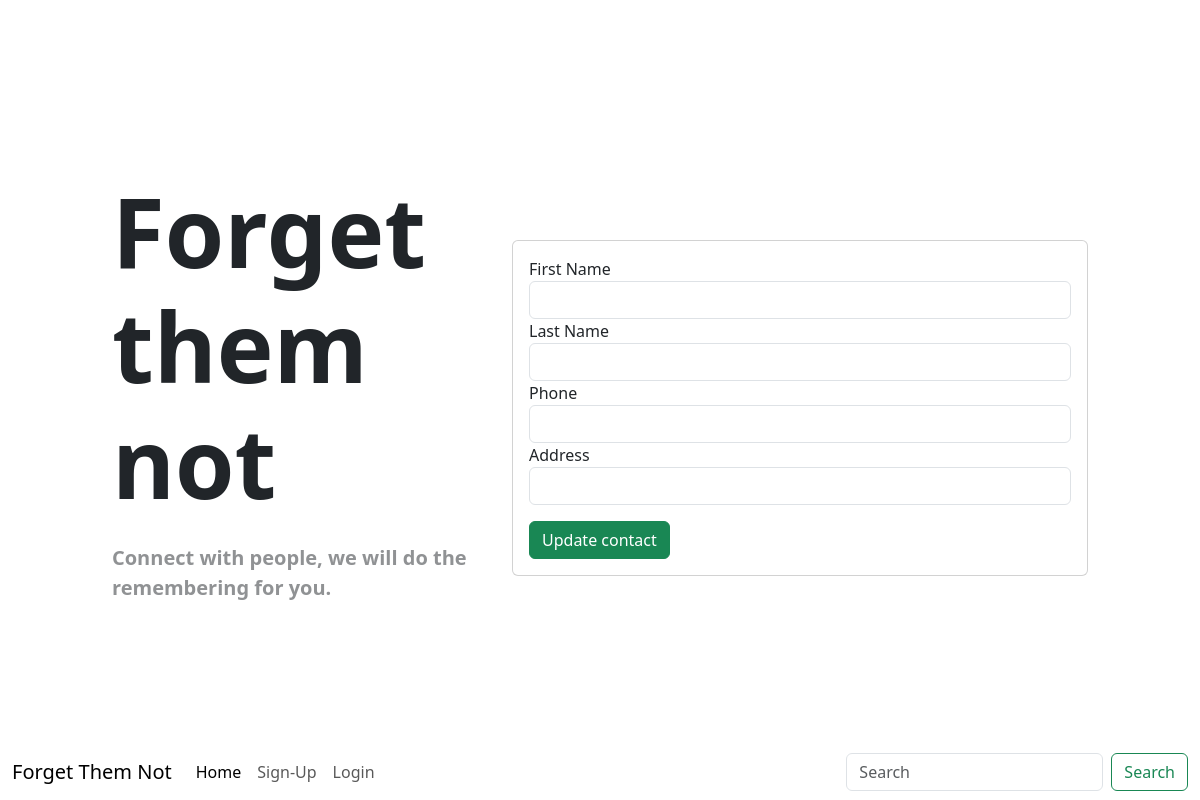
/update/8, run on an earlier commit of the app's database.
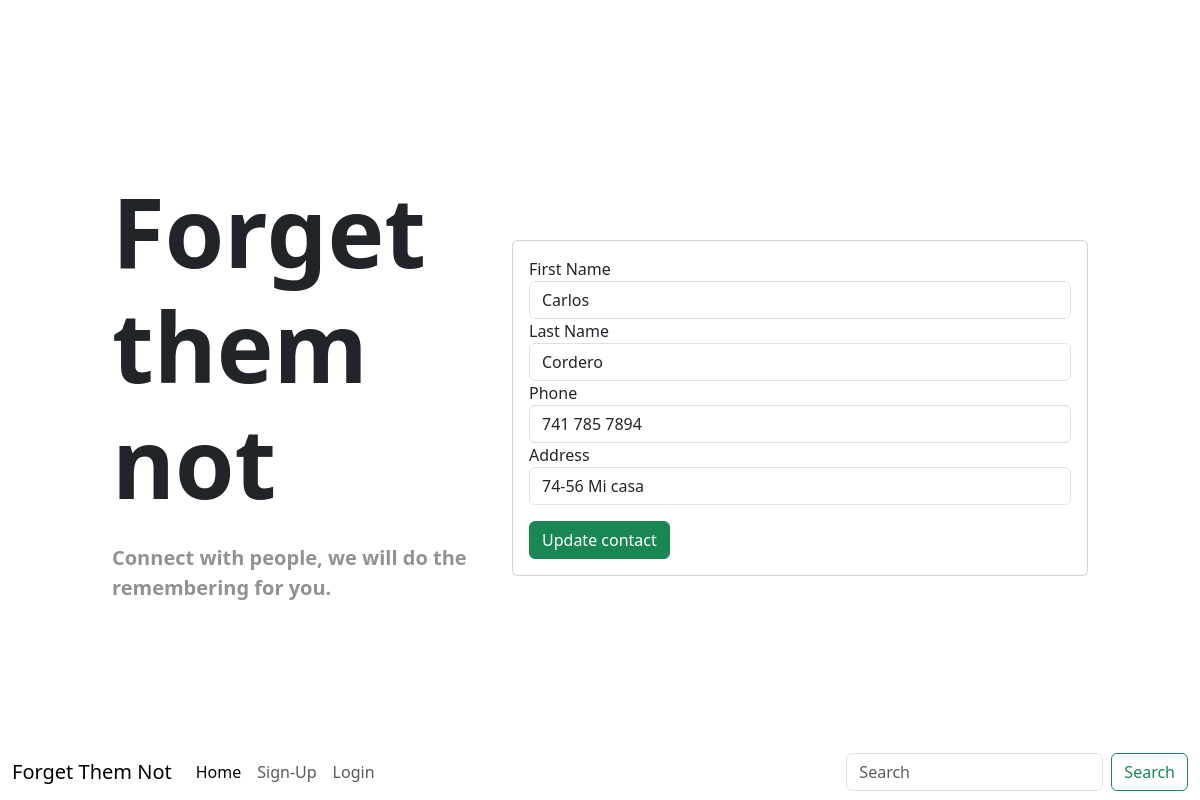
And on a later commit of the database.
### app/models.py (models this page shows, shortened)
class Contact(db.Model):
    id = db.Column(db.Integer, primary_key = True)
    first_name = db.Column(db.String(50), nullable = False)
    last_name = db.Column(db.String(50), nullable = False)
    phone = db.Column(db.String(15), nullable = False)
    address = db.Column(db.String(100), nullable = False)
    date_created = db.Column(db.DateTime, nullable = False, default = datetime.utcnow)
    user_id = db.Column(db.Integer, db.ForeignKey('user.id'), nullable = False)

### app/routes.py (the view, shortened to what this page needs)
@app.route('/update/<contact_id>', methods =["GET", "POST"])
def update_contact(contact_id):
    form = UpdateForm()
    current_contact = db.session.get(Contact, contact_id)
    return render_template('update.html', form = form, current_contact = current_contact)

### app/forms.py
class UpdateForm(FlaskForm):
    first_name = StringField('First Name', validators = [InputRequired()])
    last_name = StringField('Last Name', validators = [InputRequired()])
    phone = StringField('Phone', validators = [InputRequired()])
    address = StringField('Address', validators = [InputRequired()])
    submit = SubmitField('Update contact')

### app/templates/update.html (shortened to what this page needs)
{% extends 'base.html' %}
{% block content %}
<div class="col-6">
    <div class="card mt-3">
        <div class="card-body">
            <form action="" method="post">
                {{ form.first_name.label }}
                {{ form.first_name(class='form-control', value=current_contact.first_name) }}
                {{ form.last_name.label }}
                {{ form.last_name(class='form-control', value=current_contact.last_name) }}
                {{ form.phone.label }}
                {{ form.phone(class='form-control', value=current_contact.phone) }}
                {{ form.address.label }}
                {{ form.address(class='form-control', value=current_contact.address) }}
                {{ form.submit(class='btn btn-success mt-3')}}
            </form>
        </div>
    </div>
</div>
{% endblock content %}

What changed in the data, as far as the page shows it:
added Contact: first_name "Carlos", last_name "Cordero", phone "741 785 7894", address "74-56 Mi casa"
